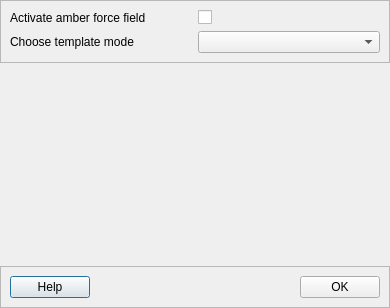
<?xml version="1.0" encoding="UTF-8"?>
<ui version="4.0">
 <class>Dialog</class>
 <widget class="QDialog" name="Dialog">
  <property name="geometry">
   <rect>
    <x>0</x>
    <y>0</y>
    <width>390</width>
    <height>308</height>
   </rect>
  </property>
  <property name="windowTitle">
   <string>Dialog</string>
  </property>
  <layout class="QVBoxLayout" name="verticalLayout_3">
   <property name="leftMargin">
    <number>0</number>
   </property>
   <property name="topMargin">
    <number>0</number>
   </property>
   <property name="rightMargin">
    <number>0</number>
   </property>
   <property name="bottomMargin">
    <number>0</number>
   </property>
   <item>
    <widget class="QFrame" name="frame_2">
     <property name="frameShape">
      <enum>QFrame::StyledPanel</enum>
     </property>
     <property name="frameShadow">
      <enum>QFrame::Raised</enum>
     </property>
     <layout class="QVBoxLayout" name="verticalLayout_2">
      <item>
       <layout class="QHBoxLayout" name="horizontalLayout">
        <item>
         <widget class="QLabel" name="lbl_amber">
          <property name="text">
           <string>Activate amber force field</string>
          </property>
         </widget>
        </item>
        <item>
         <widget class="QCheckBox" name="cb_amber">
          <property name="text">
           <string/>
          </property>
         </widget>
        </item>
       </layout>
      </item>
      <item>
       <layout class="QHBoxLayout" name="horizontalLayout_2">
        <item>
         <widget class="QLabel" name="lbl_template">
          <property name="text">
           <string>Choose template mode</string>
          </property>
         </widget>
        </item>
        <item>
         <widget class="QComboBox" name="combo_box_template"/>
        </item>
       </layout>
      </item>
     </layout>
    </widget>
   </item>
   <item>
    <spacer name="verticalSpacer">
     <property name="orientation">
      <enum>Qt::Vertical</enum>
     </property>
     <property name="sizeHint" stdset="0">
      <size>
       <width>20</width>
       <height>29</height>
      </size>
     </property>
    </spacer>
   </item>
   <item>
    <widget class="QFrame" name="frame">
     <property name="frameShape">
      <enum>QFrame::StyledPanel</enum>
     </property>
     <property name="frameShadow">
      <enum>QFrame::Raised</enum>
     </property>
     <layout class="QVBoxLayout" name="verticalLayout">
      <item>
       <layout class="QHBoxLayout" name="horizontalLayout_3">
        <item>
         <widget class="QPushButton" name="btn_help">
          <property name="text">
           <string>Help</string>
          </property>
         </widget>
        </item>
        <item>
         <spacer name="horizontalSpacer">
          <property name="orientation">
           <enum>Qt::Horizontal</enum>
          </property>
          <property name="sizeHint" stdset="0">
           <size>
            <width>40</width>
            <height>20</height>
           </size>
          </property>
         </spacer>
        </item>
        <item>
         <widget class="QPushButton" name="btn_save">
          <property name="text">
           <string>OK</string>
          </property>
         </widget>
        </item>
       </layout>
      </item>
     </layout>
    </widget>
   </item>
  </layout>
 </widget>
 <resources/>
 <connections/>
</ui>
